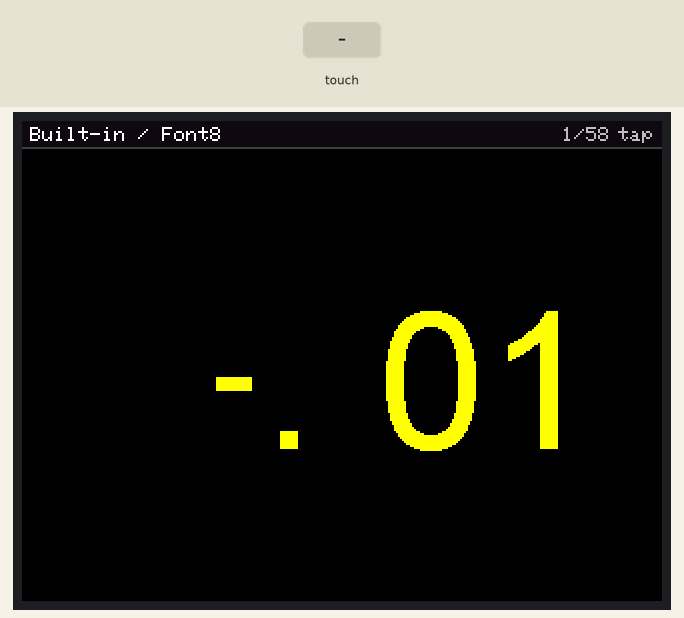
Recording of a program running on a simulated ESP32. On the bench: 320×240 colour display. The test bench sets the inputs (shaded band).

Above: at 1.5 s.
1.6 s: screen touched at 13 % across, 10 % down
At 2.2 s:
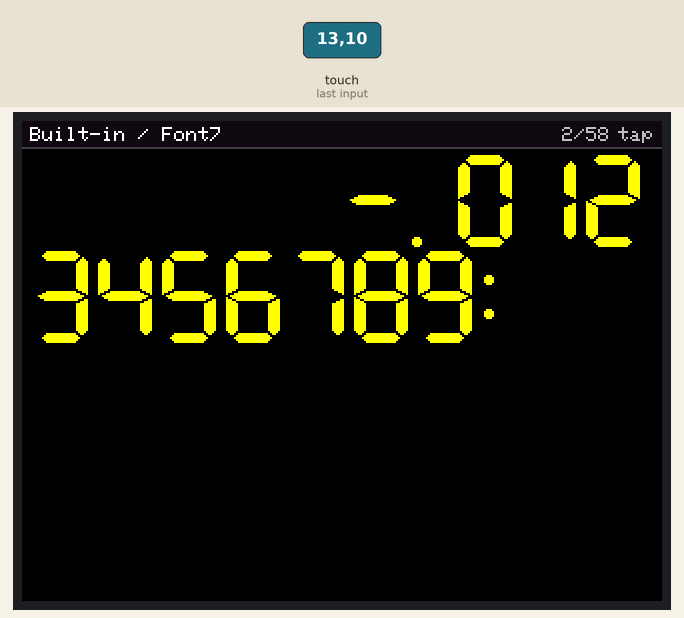
3.2 s: screen touched at 38 % across, 10 % down
At 4.2 s:
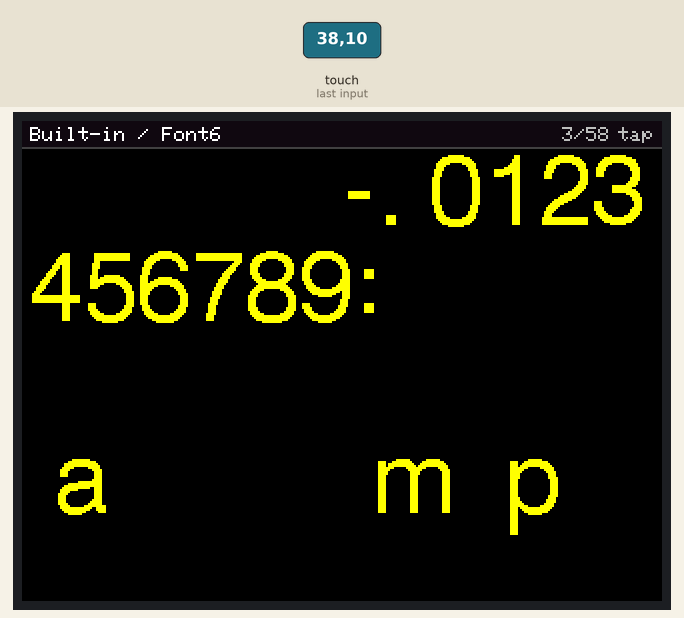
4.8 s: screen touched at 62 % across, 10 % down
At 5.8 s:
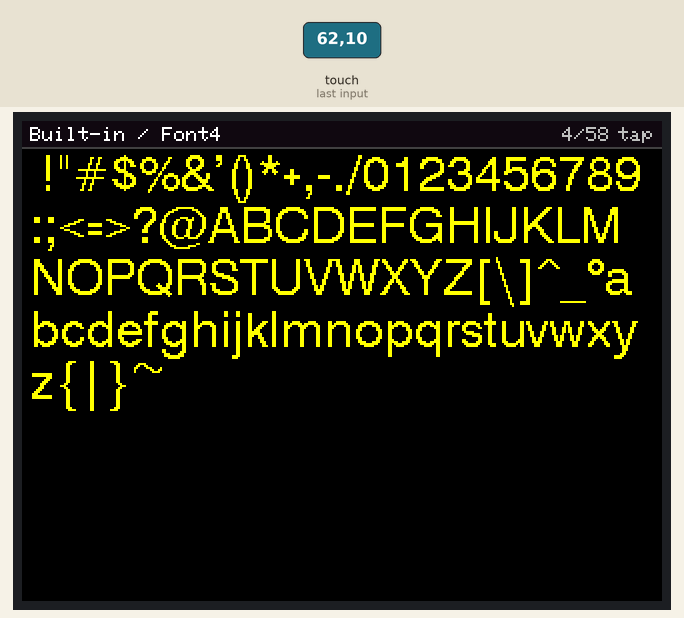
Timing chart, 0 to 7.8 s (numbered marks = the images above; inputs shaded):
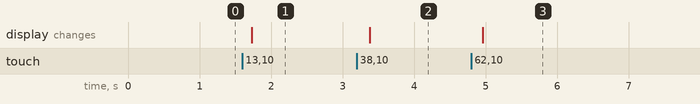

Measured:
- after the input at 1.6 s, the display: changes after 0.13 s (image 1)
- after the input at 3.2 s, the display: changes after 0.18 s (image 2)
- after the input at 4.8 s, the display: changes after 0.16 s (image 3)

The program:

main.cpp
```cpp
#include <Arduino.h>
#include <LovyanGFX.hpp>

#include "DisplayConfig.h"
#include "FontsConfig.h"

namespace {

constexpr uint8_t kRotation = 0;
constexpr int16_t kHeaderHeight = 14;
constexpr int16_t kMargin = 4;
constexpr uint32_t kTouchDebounceMs = 180;

constexpr uint16_t kBackground = 0x0000;
constexpr uint16_t kHeaderBackground = 0x1042;
constexpr uint16_t kDivider = 0x4208;
constexpr uint16_t kHeaderText = 0xFFFF;
constexpr uint16_t kHintText = 0xBDF7;

LGFX lcd;

constexpr size_t kMaxFontEntries = 64;
ResolvedFont resolvedFonts[kMaxFontEntries];
size_t kFontCount = 0;

size_t currentFontIndex = 0;
bool touchLatched = false;
uint32_t lastAdvanceMs = 0;

int16_t bodyTop() { return kHeaderHeight + 2; }
int16_t bodyBottom() { return lcd.height() - 2; }
int16_t bodyRight() { return lcd.width() - kMargin; }

uint16_t charWidth(char c) {
  char buffer[2] = {c, '\0'};
  uint16_t width = lcd.textWidth(buffer);
  if (width == 0 && c == ' ') {
    width = lcd.textWidth("i");
  }
  return max<uint16_t>(width, 1);
}

void resolveFonts() {
  kFontCount = 0;
  const size_t groupCount = sizeof(kFontGroups) / sizeof(kFontGroups[0]);
  for (size_t i = 0; i < groupCount && kFontCount < kMaxFontEntries; ++i) {
    const FontGroup& g = kFontGroups[i];
    for (size_t j = 0; j < g.candidateCount && kFontCount < kMaxFontEntries; ++j) {
      resolvedFonts[kFontCount++] = {g.name, g.candidates[j].name,
                                     g.candidates[j].font, g.color};
    }
  }
}

void drawHeader(const ResolvedFont& entry) {
  lcd.fillRect(0, 0, lcd.width(), kHeaderHeight, kHeaderBackground);
  lcd.drawFastHLine(0, kHeaderHeight - 1, lcd.width(), kDivider);

  lcd.setFont(&fonts::Font0);
  lcd.setTextColor(kHeaderText, kHeaderBackground);

  char label[48];
  snprintf(label, sizeof(label), "%s / %s", entry.groupName, entry.selectedName);
  lcd.drawString(label, kMargin, 3);

  const char* hint = "tap";
  lcd.setTextColor(kHintText, kHeaderBackground);
  lcd.drawString(hint, lcd.width() - kMargin - lcd.textWidth(hint), 3);

  char indexLabel[24];
  snprintf(indexLabel, sizeof(indexLabel), "%u/%u",
           static_cast<unsigned>(currentFontIndex + 1),
           static_cast<unsigned>(kFontCount));
  const int16_t hintX = lcd.width() - kMargin - lcd.textWidth(hint);
  lcd.drawString(indexLabel, hintX - 4 - lcd.textWidth(indexLabel), 3);
}

void drawFontBody(const ResolvedFont& entry) {
  lcd.fillRect(0, kHeaderHeight, lcd.width(), lcd.height() - kHeaderHeight,
               kBackground);
  lcd.setFont(entry.font);
  lcd.setTextColor(entry.color, kBackground);

  const int16_t left = kMargin;
  const int16_t right = bodyRight();
  const int16_t bottom = bodyBottom();
  const int16_t lineAdvance = max<int16_t>(1, lcd.fontHeight());

  int16_t cursorX = left;
  int16_t cursorY = bodyTop();

  for (uint16_t c = 32; c <= 255; ++c) {
    const uint16_t width = charWidth(static_cast<char>(c));
    if (cursorX + width > right) {
      cursorX = left;
      cursorY += lineAdvance;
    }

    if (cursorY + lineAdvance > bottom) {
      break;
    }

    char buffer[2] = {static_cast<char>(c), '\0'};
    lcd.drawString(buffer, cursorX, cursorY);
    cursorX += width;
  }
}

void renderCurrentFont() {
  const ResolvedFont& entry = resolvedFonts[currentFontIndex];
  lcd.startWrite();
  drawHeader(entry);
  drawFontBody(entry);
  lcd.endWrite();
}

void advanceFont() {
  currentFontIndex = (currentFontIndex + 1) % kFontCount;
  renderCurrentFont();
}

void initDisplay() {
  lcd.init();
  lcd.setRotation(kRotation);
  lcd.setBrightness(255);
  lcd.fillScreen(kBackground);
}

void pollTouch() {
  uint16_t touchX;
  uint16_t touchY;
  const bool touched = lcd.getTouch(&touchX, &touchY);
  const uint32_t now = millis();

  if (touched && !touchLatched && now - lastAdvanceMs >= kTouchDebounceMs) {
    touchLatched = true;
    lastAdvanceMs = now;
    advanceFont();
  } else if (!touched) {
    touchLatched = false;
  }
}

}  // namespace

void setup() {
  Serial.begin(115200);
  initDisplay();
  resolveFonts();
  renderCurrentFont();
}

void loop() {
  pollTouch();
  delay(20);
}
```

DisplayConfig.h
```cpp
#pragma once

#include <LovyanGFX.hpp>

class LGFX : public lgfx::LGFX_Device {
  lgfx::Panel_ILI9342 panel_;
  lgfx::Bus_SPI bus_;
  lgfx::Light_PWM light_;
  lgfx::Touch_XPT2046 touch_;

 public:
  LGFX() {
    {
      auto cfg = bus_.config();
      cfg.spi_host = SPI2_HOST;
      cfg.spi_3wire = false;
      cfg.use_lock = true;
      cfg.dma_channel = 1;
      cfg.pin_sclk = 14;
      cfg.pin_mosi = 13;
      cfg.pin_miso = 12;
      cfg.pin_dc = 2;
      cfg.freq_write = 27000000;
      cfg.freq_read = 16000000;
      bus_.config(cfg);
      panel_.setBus(&bus_);
    }
    {
      auto cfg = panel_.config();
      cfg.pin_cs = 15;
      cfg.pin_rst = -1;
      cfg.pin_busy = -1;
      cfg.memory_width = 320;
      cfg.memory_height = 240;
      cfg.panel_width = 320;
      cfg.panel_height = 240;
      cfg.offset_x = 0;
      cfg.offset_y = 0;
      cfg.offset_rotation = 0;
      cfg.dummy_read_pixel = 8;
      cfg.dummy_read_bits = 1;
      cfg.readable = true;
      cfg.invert = true;
      cfg.rgb_order = false;
      cfg.dlen_16bit = false;
      cfg.bus_shared = false;
      panel_.config(cfg);
    }
    {
      auto cfg = light_.config();
      cfg.pin_bl = 21;
      cfg.invert = false;
      cfg.freq = 44100;
      cfg.pwm_channel = 7;
      light_.config(cfg);
      panel_.setLight(&light_);
    }
    {
      auto cfg = touch_.config();
      cfg.x_min = 300;
      cfg.x_max = 3900;
      cfg.y_min = 3700;
      cfg.y_max = 200;
      cfg.pin_int = -1;
      cfg.bus_shared = false;
      cfg.offset_rotation = 0;
      cfg.spi_host = -1;
      cfg.freq = 1000000;
      cfg.pin_sclk = 25;
      cfg.pin_mosi = 32;
      cfg.pin_miso = 39;
      cfg.pin_cs = 33;
      touch_.config(cfg);
      panel_.setTouch(&touch_);
    }
    setPanel(&panel_);
  }
};
```

FontsConfig.h
```cpp
#pragma once

#include <LovyanGFX.hpp>
#include "Michroma9pt7b.h"
#include "Michroma12pt7b.h"
#include "Michroma18pt7b.h"
#include "Michroma24pt7b.h"

struct FontCandidate {
  const char* name;
  const lgfx::IFont* font;
};

struct FontGroup {
  const char* name;
  uint16_t color;
  const FontCandidate* candidates;
  size_t candidateCount;
};

struct ResolvedFont {
  const char* groupName;
  const char* selectedName;
  const lgfx::IFont* font;
  uint16_t color;
};

const FontCandidate kBuiltinCandidates[] = {
    {"Font8", &fonts::Font8},
    {"Font7", &fonts::Font7},
    {"Font6", &fonts::Font6},
    {"Font4", &fonts::Font4},
    {"Font2", &fonts::Font2},
    {"Font0", &fonts::Font0},
};

const FontCandidate kDejaVuCandidates[] = {
    {"DejaVu24", &fonts::DejaVu24},
    {"DejaVu18", &fonts::DejaVu18},
    {"DejaVu12", &fonts::DejaVu12},
    {"DejaVu9", &fonts::DejaVu9},
};

const FontCandidate kFreeMonoCandidates[] = {
    {"FreeMono24", &fonts::FreeMono24pt7b},
    {"FreeMono18", &fonts::FreeMono18pt7b},
    {"FreeMono12", &fonts::FreeMono12pt7b},
    {"FreeMono9", &fonts::FreeMono9pt7b},
};

const FontCandidate kFreeMonoBoldCandidates[] = {
    {"FreeMonoBold24", &fonts::FreeMonoBold24pt7b},
    {"FreeMonoBold18", &fonts::FreeMonoBold18pt7b},
    {"FreeMonoBold12", &fonts::FreeMonoBold12pt7b},
    {"FreeMonoBold9", &fonts::FreeMonoBold9pt7b},
};

const FontCandidate kFreeMonoObliqueCandidates[] = {
    {"FreeMonoOblique24", &fonts::FreeMonoOblique24pt7b},
    {"FreeMonoOblique18", &fonts::FreeMonoOblique18pt7b},
    {"FreeMonoOblique12", &fonts::FreeMonoOblique12pt7b},
    {"FreeMonoOblique9", &fonts::FreeMonoOblique9pt7b},
};

const FontCandidate kFreeSansCandidates[] = {
    {"FreeSans24", &fonts::FreeSans24pt7b},
    {"FreeSans18", &fonts::FreeSans18pt7b},
    {"FreeSans12", &fonts::FreeSans12pt7b},
    {"FreeSans9", &fonts::FreeSans9pt7b},
};

const FontCandidate kFreeSansBoldCandidates[] = {
    {"FreeSansBold24", &fonts::FreeSansBold24pt7b},
    {"FreeSansBold18", &fonts::FreeSansBold18pt7b},
    {"FreeSansBold12", &fonts::FreeSansBold12pt7b},
    {"FreeSansBold9", &fonts::FreeSansBold9pt7b},
};

const FontCandidate kFreeSansObliqueCandidates[] = {
    {"FreeSansOblique24", &fonts::FreeSansOblique24pt7b},
    {"FreeSansOblique18", &fonts::FreeSansOblique18pt7b},
    {"FreeSansOblique12", &fonts::FreeSansOblique12pt7b},
    {"FreeSansOblique9", &fonts::FreeSansOblique9pt7b},
};

const FontCandidate kFreeSerifCandidates[] = {
    {"FreeSerif24", &fonts::FreeSerif24pt7b},
    {"FreeSerif18", &fonts::FreeSerif18pt7b},
    {"FreeSerif12", &fonts::FreeSerif12pt7b},
    {"FreeSerif9", &fonts::FreeSerif9pt7b},
};

const FontCandidate kFreeSerifBoldCandidates[] = {
    {"FreeSerifBold24", &fonts::FreeSerifBold24pt7b},
    {"FreeSerifBold18", &fonts::FreeSerifBold18pt7b},
    {"FreeSerifBold12", &fonts::FreeSerifBold12pt7b},
    {"FreeSerifBold9", &fonts::FreeSerifBold9pt7b},
};

const FontCandidate kFreeSerifItalicCandidates[] = {
    {"FreeSerifItalic24", &fonts::FreeSerifItalic24pt7b},
    {"FreeSerifItalic18", &fonts::FreeSerifItalic18pt7b},
    {"FreeSerifItalic12", &fonts::FreeSerifItalic12pt7b},
    {"FreeSerifItalic9", &fonts::FreeSerifItalic9pt7b},
};

const FontCandidate kTomThumbCandidates[] = {
    {"TomThumb", &fonts::TomThumb},
};

const FontCandidate kOrbitronCandidates[] = {
    {"Orbitron32", &fonts::Orbitron_Light_32},
    {"Orbitron24", &fonts::Orbitron_Light_24},
};

const FontCandidate kRobotoCandidates[] = {
    {"Roboto24", &fonts::Roboto_Thin_24},
};

const FontCandidate kSatisfyCandidates[] = {
    {"Satisfy24", &fonts::Satisfy_24},
};

const FontCandidate kYellowtailCandidates[] = {
    {"Yellowtail32", &fonts::Yellowtail_32},
};

const FontCandidate kAsciiCandidates[] = {
    {"Ascii24x48", &fonts::AsciiFont24x48},
    {"Ascii8x16", &fonts::AsciiFont8x16},
};

const FontCandidate kJapanMinchoCandidates[] = {
    {"Mincho40", &fonts::lgfxJapanMincho_40},
    {"Mincho36", &fonts::lgfxJapanMincho_36},
    {"Mincho32", &fonts::lgfxJapanMincho_32},
    {"Mincho28", &fonts::lgfxJapanMincho_28},
    {"Mincho24", &fonts::lgfxJapanMincho_24},
    {"Mincho20", &fonts::lgfxJapanMincho_20},
    {"Mincho16", &fonts::lgfxJapanMincho_16},
    {"Mincho12", &fonts::lgfxJapanMincho_12},
    {"Mincho8", &fonts::lgfxJapanMincho_8},
};

const FontCandidate kJapanGothicCandidates[] = {
    {"Gothic40", &fonts::lgfxJapanGothic_40},
    {"Gothic36", &fonts::lgfxJapanGothic_36},
    {"Gothic32", &fonts::lgfxJapanGothic_32},
    {"Gothic28", &fonts::lgfxJapanGothic_28},
    {"Gothic24", &fonts::lgfxJapanGothic_24},
    {"Gothic20", &fonts::lgfxJapanGothic_20},
    {"Gothic16", &fonts::lgfxJapanGothic_16},
    {"Gothic12", &fonts::lgfxJapanGothic_12},
    {"Gothic8", &fonts::lgfxJapanGothic_8},
};

const FontCandidate keFontCNCandidates[] = {
    {"CN_16", &fonts::efontCN_16},
};

const FontCandidate keFontJACandidates[] = {
    {"JA_16", &fonts::efontJA_16},
};

const FontCandidate keFontKRCandidates[] = {
    {"KR_16", &fonts::efontKR_16},
};

const FontCandidate keFontTWCandidates[] = {
    {"TW_16", &fonts::efontTW_16},
};

const FontCandidate kMichromaCandidates[] = {
    {"Michroma24", (const lgfx::IFont*)&Michroma_Regular24pt8b},
    {"Michroma18", (const lgfx::IFont*)&Michroma_Regular18pt8b},
    {"Michroma12", (const lgfx::IFont*)&Michroma_Regular12pt8b},
    {"Michroma9",  (const lgfx::IFont*)&Michroma_Regular9pt8b},
};

const FontGroup kFontGroups[] = {
    {"Built-in", 0xFFE0, kBuiltinCandidates,
     sizeof(kBuiltinCandidates) / sizeof(kBuiltinCandidates[0])},
    {"DejaVu", 0xFFFF, kDejaVuCandidates,
     sizeof(kDejaVuCandidates) / sizeof(kDejaVuCandidates[0])},
    {"Free Mono", 0x5DFF, kFreeMonoCandidates,
     sizeof(kFreeMonoCandidates) / sizeof(kFreeMonoCandidates[0])},
    {"Mono Bold", 0xFEC0, kFreeMonoBoldCandidates,
     sizeof(kFreeMonoBoldCandidates) / sizeof(kFreeMonoBoldCandidates[0])},
    {"Mono Oblique", 0x07FF, kFreeMonoObliqueCandidates,
     sizeof(kFreeMonoObliqueCandidates) / sizeof(kFreeMonoObliqueCandidates[0])},
    {"Free Sans", 0xAFE5, kFreeSansCandidates,
     sizeof(kFreeSansCandidates) / sizeof(kFreeSansCandidates[0])},
    {"Sans Bold", 0xFF7F, kFreeSansBoldCandidates,
     sizeof(kFreeSansBoldCandidates) / sizeof(kFreeSansBoldCandidates[0])},
    {"Sans Oblique", 0x07E0, kFreeSansObliqueCandidates,
     sizeof(kFreeSansObliqueCandidates) / sizeof(kFreeSansObliqueCandidates[0])},
    {"Free Serif", 0xF81F, kFreeSerifCandidates,
     sizeof(kFreeSerifCandidates) / sizeof(kFreeSerifCandidates[0])},
    {"Serif Bold", 0xFD20, kFreeSerifBoldCandidates,
     sizeof(kFreeSerifBoldCandidates) / sizeof(kFreeSerifBoldCandidates[0])},
    {"Serif Italic", 0xC618, kFreeSerifItalicCandidates,
     sizeof(kFreeSerifItalicCandidates) / sizeof(kFreeSerifItalicCandidates[0])},
    {"TomThumb", 0xAD7F, kTomThumbCandidates,
     sizeof(kTomThumbCandidates) / sizeof(kTomThumbCandidates[0])},
    {"Orbitron", 0x07FF, kOrbitronCandidates,
     sizeof(kOrbitronCandidates) / sizeof(kOrbitronCandidates[0])},
    {"Roboto", 0x7E0, kRobotoCandidates,
     sizeof(kRobotoCandidates) / sizeof(kRobotoCandidates[0])},
    {"Satisfy", 0xF800, kSatisfyCandidates,
     sizeof(kSatisfyCandidates) / sizeof(kSatisfyCandidates[0])},
    {"Yellowtail", 0xFFE0, kYellowtailCandidates,
     sizeof(kYellowtailCandidates) / sizeof(kYellowtailCandidates[0])},
    {"Ascii Fix", 0xCE79, kAsciiCandidates,
     sizeof(kAsciiCandidates) / sizeof(kAsciiCandidates[0])},
    {"Michroma", 0x07FF, kMichromaCandidates,
     sizeof(kMichromaCandidates) / sizeof(kMichromaCandidates[0])},
};
```

Source omitted: chroma12pt7b.h (data table, 68074 bytes), hroma18pt7b.h (data table, 128852 bytes), hroma24pt7b.h (data table, 224072 bytes), ichroma9pt7b.h (data table, 41718 bytes)
